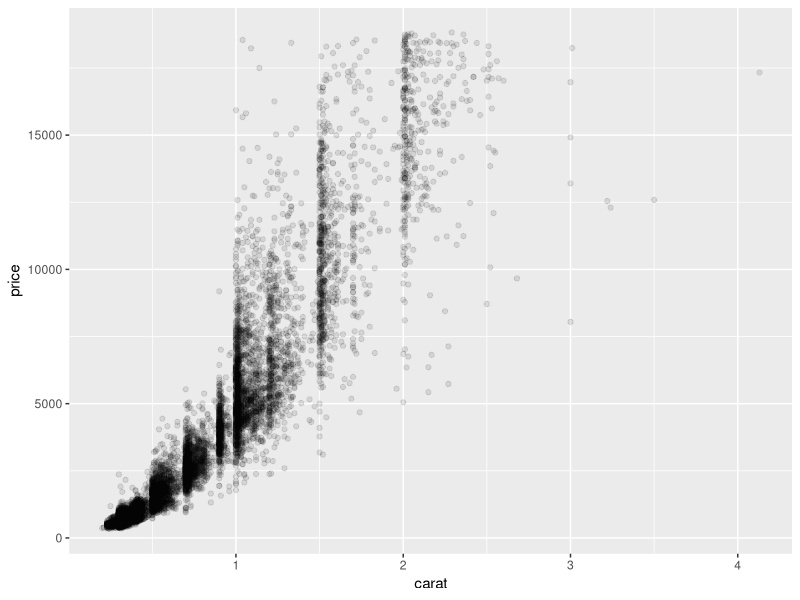
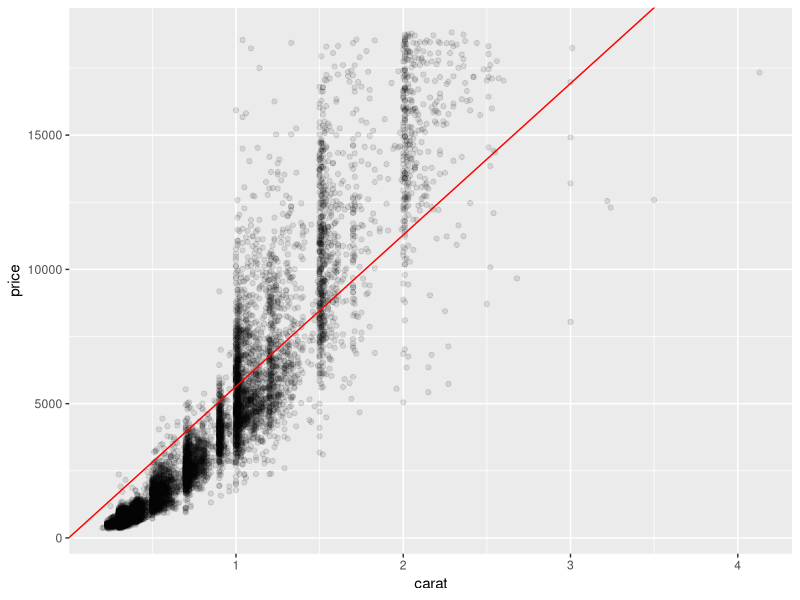

Write R code to recreate these figures, in order.
#' Author: Ted Kwartler
#' Date: 9-24-2018
#' Purpose: Build a regression model
#' 

# libs
library(ggplot2)
library(dplyr)

# Data
data('diamonds') # No Working Directory needed, ggplot come with the diamonds data
set.seed(1234)

# This is a simple down-sample, not a partitioning schema.  
# There is a difference because you could use the function twice and get the same rows. 
# When you partition you want to ensure no overlap of records between train/test
sampDiamonds <- sample_n(diamonds, 10000)

# EDA
summary(sampDiamonds)

# Remember this?
p <- ggplot(sampDiamonds, aes(carat, price)) + geom_point(alpha=0.1)
p

# Since we see a relationship let's make a linear model to predict prices
fit <- lm(price ~ carat + 0, sampDiamonds)
fit

# Add out model predictions
p <- p + geom_abline(intercept =  0, 
                     slope = coefficients(fit), 
                     color='red')
p

# End
